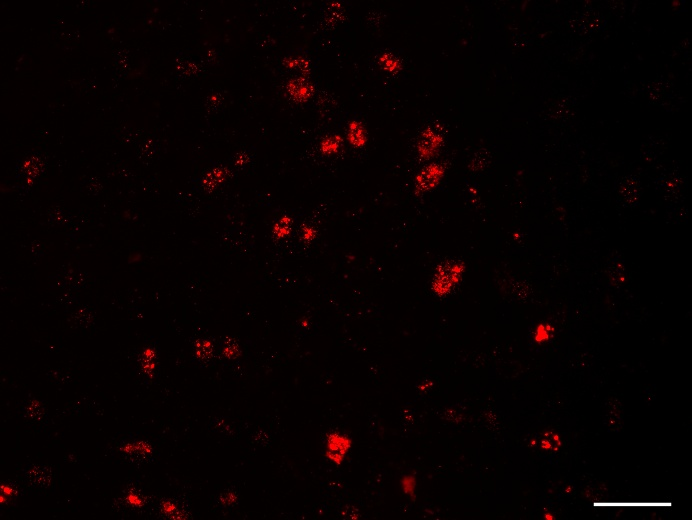
#> input picture test_red.jpg, 692 x 520 px
$ jupyter execute Untitled.ipynb   (shell and % lines are left out)
#> lines starting #> are read from the running program, lines starting #| are printed output that depends on the picture; after the words box and inside, x2 and y2 are one past the last pixel; in counts of white or black regions, pixels touching at a corner belong together
# Analyzing flo. images with OpenCV in Python

Some more text

[cell 1]
# import libraries
import cv2
import numpy as np
from matplotlib import pyplot as plt

[cell 2]
def make_hsv(x):
    return cv2.cvtColor(x,cv2.COLOR_BGR2HSV)

[cell 3]
image = cv2.imread("test_red.jpg")
#> image is the input picture: shape (520, 692, 3); mean B, G, R 0.6, 0.7, 7.5

# crop to exlude scale bar
width, length, _ = image.shape
#> width = 520; length = 692
image = image[:int(width*0.9), :]
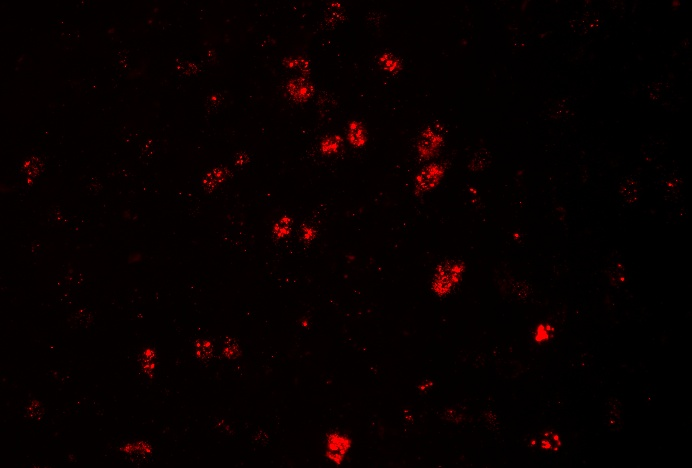
#> image: shape (468, 692, 3); mean B, G, R 0.4, 0.5, 7.2

print("dimensions of image: {}".format(image.shape))
#| dimensions of image: (468, 692, 3)

[cell 4]
plt.figure(figsize=(15,15))
plt.imshow(image)
plt.show()

[cell 5]
# blur
# blur = cv2.blur(image,(10,10))
blur = cv2.bilateralFilter(image ,9,75,75)

# convert to HSV
gray = cv2.cvtColor(blur, cv2.COLOR_BGR2GRAY)
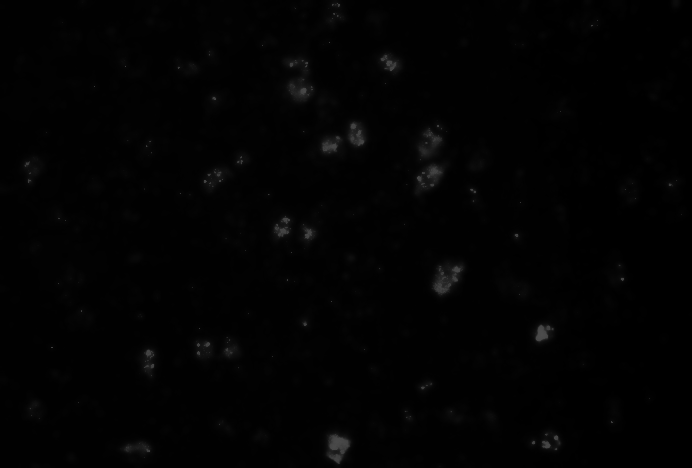
#> gray: shape (468, 692); min 0, max 77, mean 2.3

plt.figure(figsize=(15,15))
plt.imshow(gray)
plt.title("with contours detected")

plt.show()

[cell 6]
ret,thresh = cv2.threshold(gray,20,255,cv2.THRESH_BINARY)
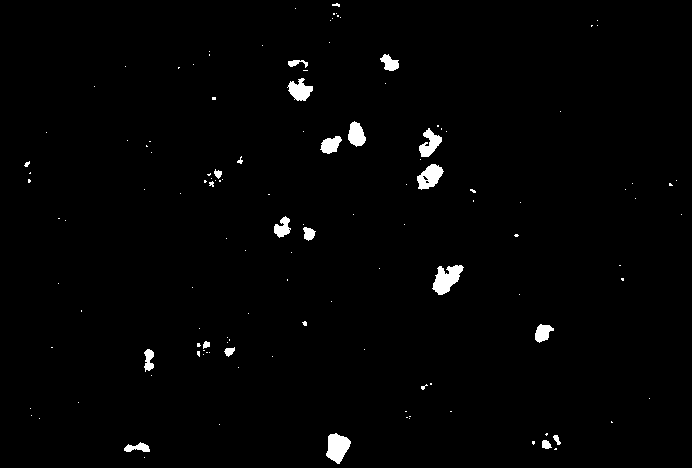
#> thresh: shape (468, 692); 1.4% white; 129 white regions (106 under 20 px)

plt.figure(figsize=(15,15))
plt.title("thresholded")
plt.imshow(thresh)
plt.show()

[cell 7]
contours = cv2.findContours(thresh, cv2.RETR_TREE,cv2.CHAIN_APPROX_SIMPLE)[0]
#> contours = 132 contours, 113 with area under 20; largest, box (x1, y1, x2, y2) and area: (432, 265, 464, 295) 504, (326, 433, 351, 464) 469, (417, 164, 444, 190) 400, (287, 78, 313, 101) 314, (419, 128, 442, 157) 306

# [4 lines of commented-out code are left out]

big_countours = [c for c in contours if cv2.contourArea(c) > 10]
#> big_countours = 25 contours, 6 with area under 20; largest, box (x1, y1, x2, y2) and area: (432, 265, 464, 295) 504, (326, 433, 351, 464) 469, (417, 164, 444, 190) 400, (287, 78, 313, 101) 314, (419, 128, 442, 157) 306

print("{}, {}".format(len(big_countours), len(contours)))
#| 25, 132

cv2.drawContours(image, big_countours, -1, (0,255,0), 1)
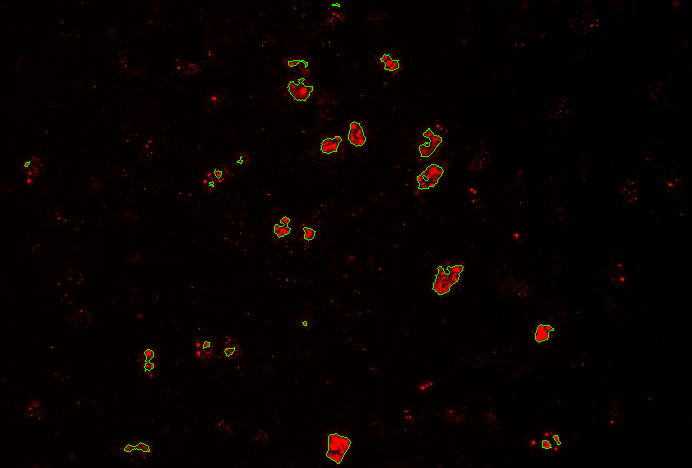
#> image: shape (468, 692, 3); 0.35% of pixels changed, all inside (x1, y1, x2, y2) = (24, 3, 561, 464)

plt.figure(figsize=(15,15))
plt.imshow(image)
plt.title("with contours detected")
plt.show()

$ run again, with blue.jpg copied over test_red.jpg
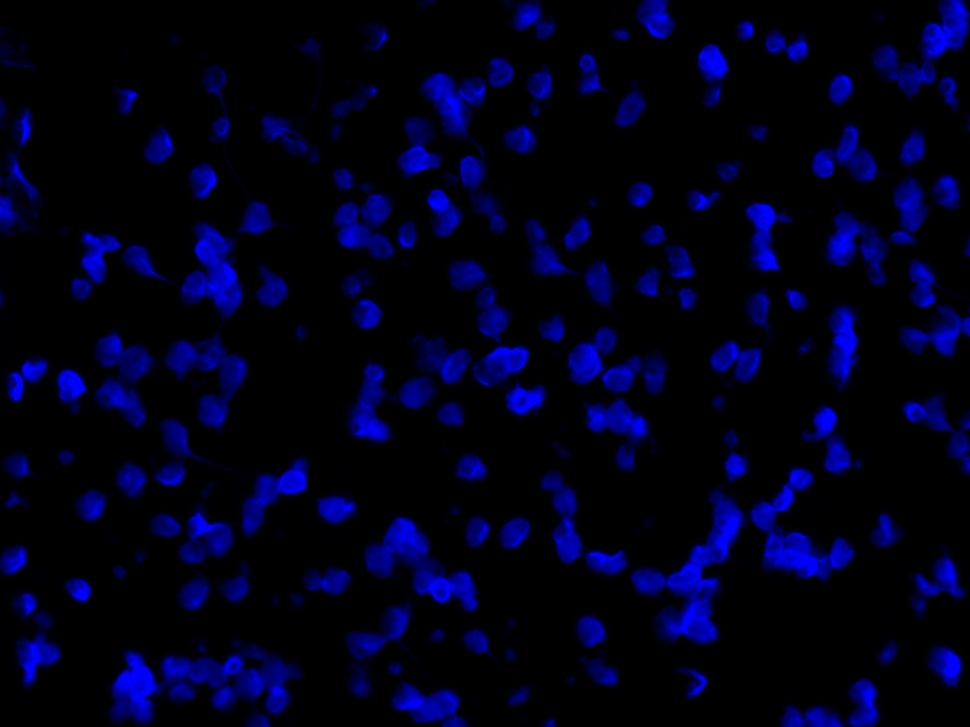
#> input picture blue.jpg, 970 x 727 px, shrunk from 1388 x 1040 before the run
#> image is the input picture: shape (727, 970, 3); mean B, G, R 27.3, 0.2, 0.3
#| dimensions of image: (654, 970, 3)
#> `ret,thresh = cv2.threshold(gray,20,255,cv2.THRESH_BINARY)`:
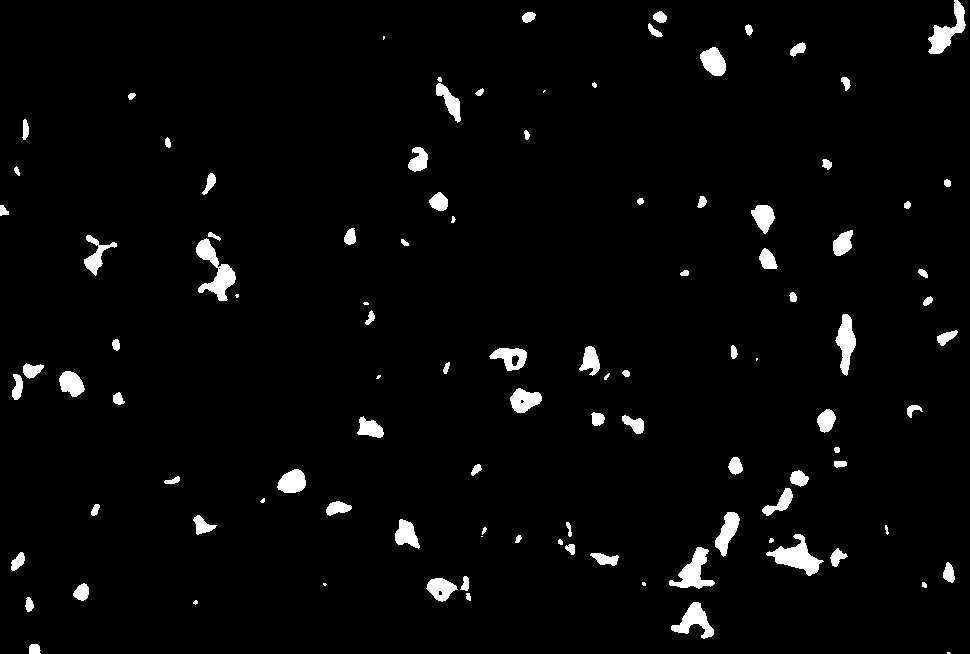
#> thresh: shape (654, 970); 3.1% white; 105 white regions (13 under 20 px)
#> contours = 110 contours, 25 with area under 20; largest, box (x1, y1, x2, y2) and area: (196, 238, 236, 301) 930, (766, 534, 824, 576) 898, (669, 547, 715, 589) 739, (928, 0, 966, 54) 718, (835, 314, 856, 376) 644
#> big_countours = 98 contours, 13 with area under 20; largest, box (x1, y1, x2, y2) and area: (196, 238, 236, 301) 930, (766, 534, 824, 576) 898, (669, 547, 715, 589) 739, (928, 0, 966, 54) 718, (835, 314, 856, 376) 644
#| 98, 110
#> `cv2.drawContours(image, big_countours, -1, (0,255,0), 1)`:
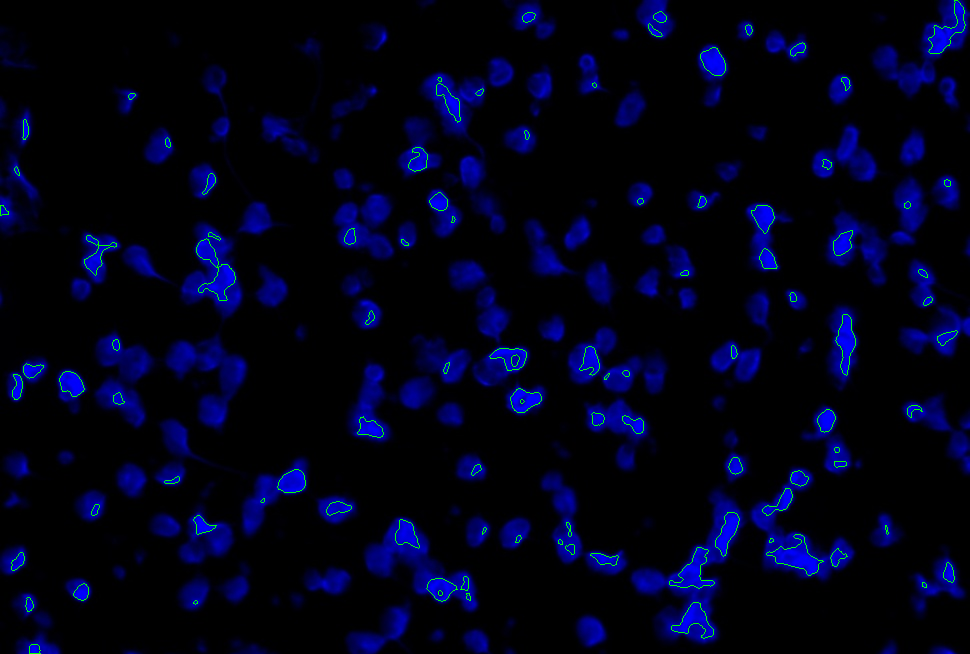
#> image: shape (654, 970, 3); mean B, G, R 25.5, 2, 0.3
